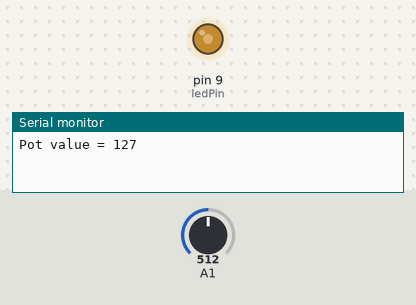
Bench run of a sketch on a simulated Arduino Uno, built with avr-gcc and run on an emulated ATmega328P. Parts: output pins drawn as LEDs (lit = HIGH), the last lines printed to the serial monitor. The inputs (shaded band) are chosen by the test bench; at power-on: A1 = 512.

Above: at 1.8 s.
1.9 s: A1 set to 716
At 4.2 s:
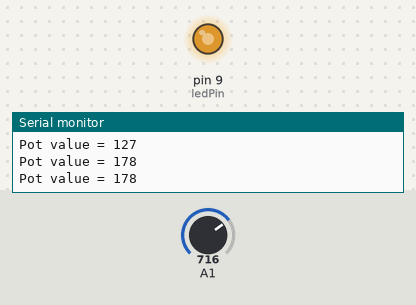
4.5 s: A1 set to 900
At 6.6 s:
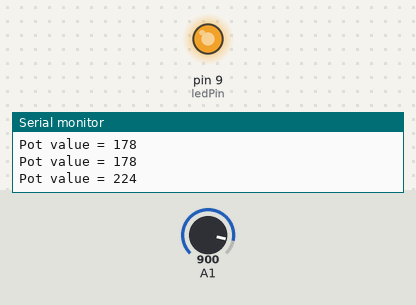
7.5 s: A1 set to 122
At 10.1 s:
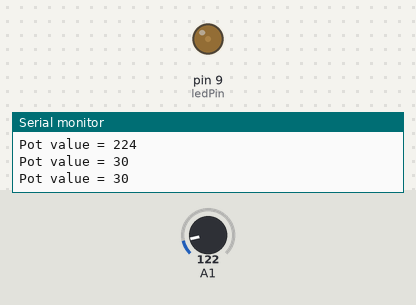
10.5 s: A1 set to 511
At 12.4 s:
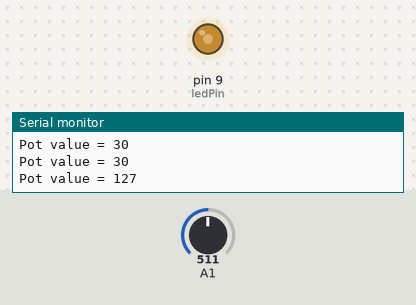
Timing chart, 0 to 13.9 s (numbered marks = the images above; inputs shaded):
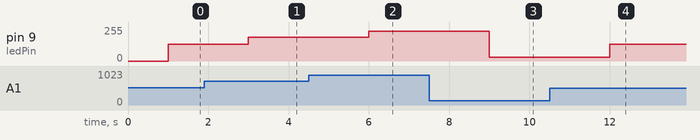

The sketch:

PWM.ino
```cpp
int ledPin = 9;
  void setup() {
 pinMode(A1,INPUT);
 Serial.begin(9600);
 int s;
  int a=map (s,0,1023 ,0,10000);
}

void loop() {

  int s=analogRead(A1);
  delay(1000);

    int a=map (s,0,1023 ,0,255);             //FOR RESISTANCE
{
 analogWrite (ledPin,a);
 Serial.print ("Pot value = ");
 Serial.println(a);
}
}
```

Measured:
- after the input at 1.9 s, pin 9 (ledPin): 127/255 → 178/255 after 1.1 s
- after the input at 4.5 s, pin 9 (ledPin): 178/255 → 224/255 after 1.5 s
- after the input at 7.5 s, pin 9 (ledPin): 224/255 → 30/255 after 1.5 s
- after the input at 10.5 s, pin 9 (ledPin): 30/255 → 127/255 after 1.5 s
